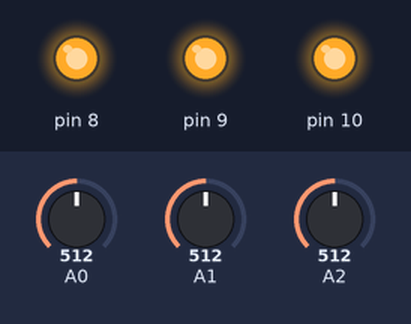
This sketch was run on a simulated Arduino Uno, built with avr-gcc and run on an emulated ATmega328P. Parts: output pins drawn as LEDs (lit = HIGH). The inputs (shaded band) are chosen by the test bench; at power-on: A0 = 512, A1 = 512, A2 = 512.

Above: at 1.3 s.
1.4 s: A0 set to 522
At 1.66 s:
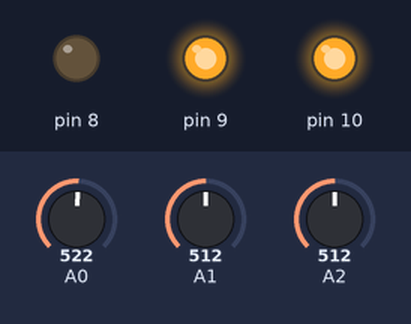
3.2 s: A1 set to 529
At 3.46 s:
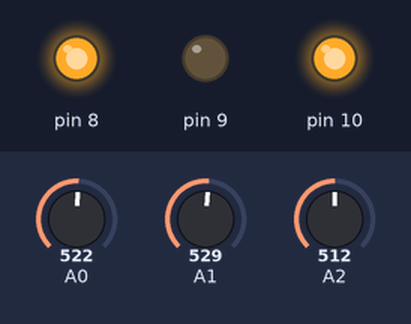
5.0 s: A2 set to 529
At 5.9 s:
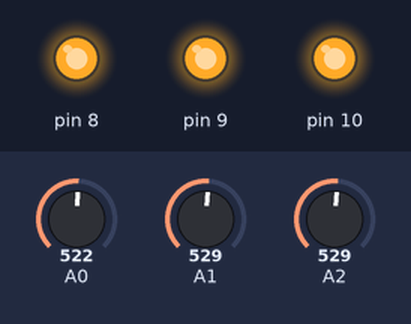
6.7 s: A1 set to 716
At 7.01 s:
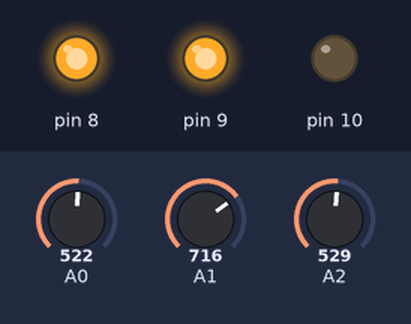
Timing chart, 0 to 9.5 s (numbered marks = the images above; inputs shaded):
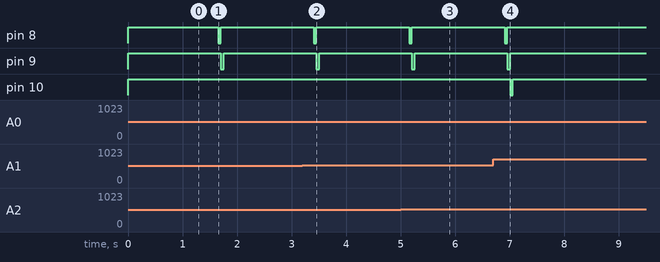

Measured:
- the behaviour switches between 521 and 522 on A0 (found by bisection; images 0 and 1)
- the behaviour switches between 521 and 522 on A1 (found by bisection; images 1 and 2)
- the behaviour switches between 521 and 522 on A2 (found by bisection; images 2 and 3)
- after the input at 1.4 s, pin 8: HIGH → LOW after 0.25 s, → HIGH 0.05 s later; pin 9: HIGH → LOW after 0.30 s, → HIGH 0.05 s later
- after the input at 3.2 s, pin 8: HIGH → LOW after 0.20 s, → HIGH 0.05 s later; pin 9: HIGH → LOW after 0.25 s, → HIGH 0.05 s later
- after the input at 5.0 s, pin 8: HIGH → LOW after 0.16 s, → HIGH 0.05 s later; pin 9: HIGH → LOW after 0.21 s, → HIGH 0.05 s later
- after the input at 6.7 s, pin 8: HIGH → LOW after 0.21 s, → HIGH 0.05 s later; pin 9: HIGH → LOW after 0.26 s, → HIGH 0.05 s later; pin 10: HIGH → LOW after 0.31 s, → HIGH 0.05 s later

The sketch:

move.ino
```cpp
/*

x coordinate - A0
y coordinate - A1
z coordinate - A2
LED:
Blue = 8 (x)
green = 9 (y)
red = 10 (z)


*/


void setup()
{
  // put your setup code here, to run once:
  Serial.begin(9600);
  pinMode(A0, INPUT);
  pinMode(A3, INPUT);
  pinMode(A2, INPUT);
  pinMode(8, OUTPUT);
  pinMode(9, OUTPUT);
  pinMode(10, OUTPUT);
}


void loop()
{
  // put your main code here, to run repeatedly:
  digitalWrite(8, HIGH);
  digitalWrite(9, HIGH);
  digitalWrite(10, HIGH);
  int x1 = analogRead(A0);
  int y1 = analogRead(A1);
  int z1 = analogRead(A2);

  delay(500);
  /*Serial.print("X - ");
  Serial.println(x);
  Serial.print("Y - ");
  Serial.println(y);
  Serial.print("Z - ");
  Serial.println(z);
  */
  int x2 = analogRead(A0);
  int y2 = analogRead(A1);
  int z2 = analogRead(A2);
  delay(50);
  if (abs(x1 - x2) >= 5 || abs(y1-y2)>=5 || abs(z1-z2)>=5)
  {
    digitalWrite(8, LOW);
    delay(50);
    digitalWrite(8, HIGH);
  }
  else
  {
    digitalWrite(8, HIGH);
  }
  if (abs(x1 - x2) >= 10 || abs(y1-y2)>=10 || abs(z1-z2)>=10)
  {
    digitalWrite(9, LOW);
    delay(50);
    digitalWrite(9, HIGH);
  }
  else
  {
    digitalWrite(9, HIGH);
  }
  if (abs(x1 - x2) >= 20 || abs(y1-y2)>=20 || abs(z1-z2)>=20)
  {
    digitalWrite(10, LOW);
    delay(50);
    digitalWrite(10, HIGH);
  }
  else
  {
    digitalWrite(10, HIGH);
  }

}
```
